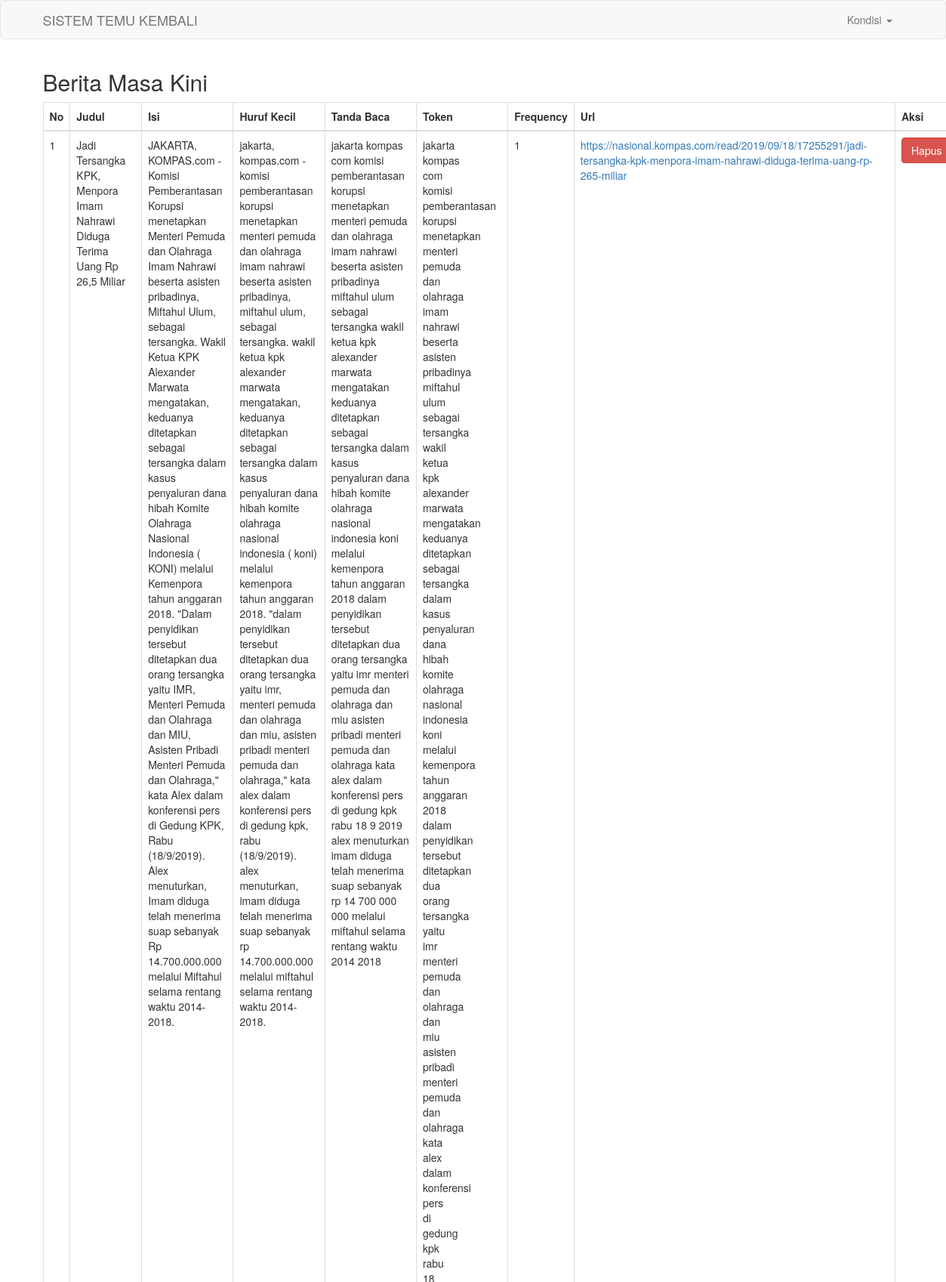
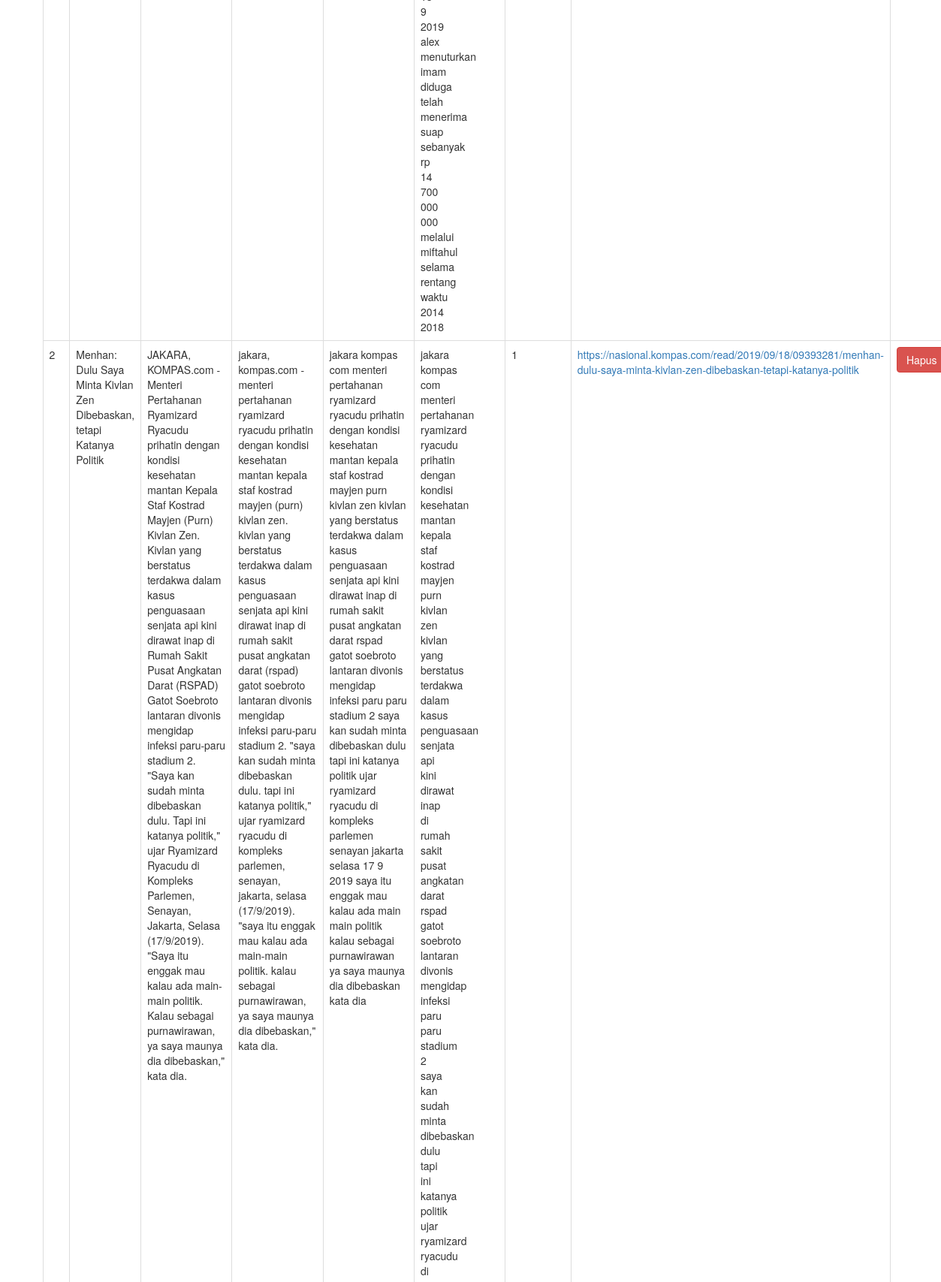
Page /tabel.php (upper part) on the committed database (2 pictures, top to bottom).
### tables this page shows
CREATE TABLE `artikel` (
  `id` int(11) NOT NULL,
  `judul` varchar(100) NOT NULL,
  `isi` text NOT NULL,
  `url` varchar(250) NOT NULL
);

### tabel.php (the view, shortened to what this page needs)
<?php
include 'koneksi.php';
include 'header.php';
?>
<!DOCTYPE html>
<html>
<head>
</head>
<body>
<section class="container">
<h2>Berita Masa Kini</h2>
<table class="table table-bordered">
	<thead>
		<tr>
			<th>No</th>
			<th>Judul</th>
			<th>Isi</th>
            <th>Huruf Kecil</th>
            <th>Tanda Baca</th>
            <th>Token</th>
            <th>Frequency</th>
			<th>Url</th>
			<th>Aksi</th>
		</tr>
	</thead>
	<tbody>
	        <?php $nomor=1; ?>
			<?php $ambil=$koneksi->query("SELECT * from artikel"); ?>
			<?php while ($pecah = $ambil->fetch_assoc()){ ?>
		<tr>
			<td><?php echo $nomor; ?></td>
			<td><?php echo $pecah['judul']; ?></td>
			<td><?php echo $pecah['isi']; ?></td>
            <td><?php echo $kecil = strtolower($pecah['isi']); ?></td>
            <td><?php echo $tanda = preg_replace('/[^a-z\d]+/i', ' ',$kecil); ?></td>
            <?php $token = strtok($tanda, " "); ?>
            <td><?php while($token !== false){
                echo "$token<br>";
                $token = strtok(" ");
            } ?></td>
            <?php $hasil = array_count_values(explode(',', $tanda));  ?>
            <td><?php echo arsort($hasil) ?></td>
			<td>
				<a href="">
				<?php echo $pecah['url']; ?>
				</a>
			</td>
			<td>
				<a href="tabel.php?halaman=hapus&id=<?php echo $pecah['id']; ?>" class="btn btn-danger"> Hapus</a>
			</td>
		</tr>
		<?php $nomor++; ?>
		<?php } ?>
	</tbody>
</table>
</section>
</body>
</html>

### rows in the picture
artikel: judul "Jadi Tersangka KPK, Menpora Imam Nahrawi Diduga Terima Uang Rp 26,5 Miliar", isi "JAKARTA, KOMPAS.com - Komisi Pemberantasan Korupsi menetapkan Menteri Pemuda dan Olahraga Imam Nahrawi beserta asisten pribadinya, Miftahul Ulum, sebagai tersangka. Wakil Ketua KPK Alexander Marwata mengatakan, keduanya ditetapkan sebagai tersangka dalam kasus penyaluran dana hibah Komite Olahraga Nasional Indonesia ( KONI) melalui Kemenpora tahun anggaran 2018. \"Dalam penyidikan tersebut ditetapkan dua orang tersangka yaitu IMR, Menteri Pemuda dan Olahraga dan MIU, Asisten Pribadi Menteri Pemuda dan Olahraga,\" kata Alex dalam konferensi pers di Gedung KPK, Rabu (18/9/2019). Alex menuturkan, Imam diduga telah menerima suap sebanyak Rp 14.700.000.000 melalui Miftahul selama rentang waktu…", isi "jakarta, kompas.com - komisi pemberantasan korupsi menetapkan menteri pemuda dan olahraga imam nahrawi beserta asisten pribadinya, miftahul ulum, sebagai tersangka. wakil ketua kpk alexander marwata mengatakan, keduanya ditetapkan sebagai tersangka dalam kasus penyaluran dana hibah komite olahraga nasional indonesia ( koni) melalui kemenpora tahun anggaran 2018. \"dalam penyidikan tersebut ditetapkan dua orang tersangka yaitu imr, menteri pemuda dan olahraga dan miu, asisten pribadi menteri pemuda dan olahraga,\" kata alex dalam konferensi pers di gedung kpk, rabu (18/9/2019). alex menuturkan, imam diduga telah menerima suap sebanyak rp 14.700.000.000 melalui miftahul selama rentang waktu…", isi "jakarta kompas com komisi pemberantasan korupsi menetapkan menteri pemuda dan olahraga imam nahrawi beserta asisten pribadinya miftahul ulum sebagai tersangka wakil ketua kpk alexander marwata mengatakan keduanya ditetapkan sebagai tersangka dalam kasus penyaluran dana hibah komite olahraga nasional indonesia koni melalui kemenpora tahun anggaran 2018 dalam penyidikan tersebut ditetapkan dua orang tersangka yaitu imr menteri pemuda dan olahraga dan miu asisten pribadi menteri pemuda dan olahraga kata alex dalam konferensi pers di gedung kpk rabu 18 9 2019 alex menuturkan imam diduga telah menerima suap sebanyak rp 14 700 000 000 melalui miftahul selama rentang waktu 2014 2018", isi "jakarta", token "kompas", token "com", token "komisi", token "pemberantasan", token "korupsi", token "menetapkan", token "menteri", token "pemuda", token "dan", token "olahraga", token "imam", token "nahrawi", token "beserta", token "asisten", token "pribadinya", token "miftahul", token "ulum", token "sebagai", token "tersangka", token "wakil", token "ketua", token "kpk", token "alexander", token "marwata", token "mengatakan", token "keduanya", token "ditetapkan", token "dalam", token "kasus", token "penyaluran", token "dana", token "hibah", token "komite", token "nasional", token "indonesia", token "koni", token "melalui", token "kemenpora", token "tahun", token "anggaran", token "2018", token "penyidikan", token "tersebut", token "dua", token "orang", token "yaitu", token "imr", token "miu", token "pribadi", token "kata", token "alex", token "konferensi", token "pers", token "di", token "gedung", token "rabu", token "18", token "9", token "2019", token "menuturkan", token "diduga", token "telah", token "menerima", token "suap", token "sebanyak", token "rp", token "14", token "700", token "000", token "selama", token "rentang", token "waktu", token "2014", url "https://nasional.kompas.com/read/2019/09/18/17255291/jadi-tersangka-kpk-menpora-imam-nahrawi-diduga-terima-uang-rp-265-miliar"
artikel: judul "Menhan: Dulu Saya Minta Kivlan Zen Dibebaskan, tetapi Katanya Politik", isi "JAKARA, KOMPAS.com - Menteri Pertahanan Ryamizard Ryacudu prihatin dengan kondisi kesehatan mantan Kepala Staf Kostrad Mayjen (Purn) Kivlan Zen. Kivlan yang berstatus terdakwa dalam kasus penguasaan senjata api kini dirawat inap di Rumah Sakit Pusat Angkatan Darat (RSPAD) Gatot Soebroto lantaran divonis mengidap infeksi paru-paru stadium 2. \"Saya kan sudah minta dibebaskan dulu. Tapi ini katanya politik,\" ujar Ryamizard Ryacudu di Kompleks Parlemen, Senayan, Jakarta, Selasa (17/9/2019). \"Saya itu enggak mau kalau ada main-main politik. Kalau sebagai purnawirawan, ya saya maunya dia dibebaskan,\" kata dia.", isi "jakara, kompas.com - menteri pertahanan ryamizard ryacudu prihatin dengan kondisi kesehatan mantan kepala staf kostrad mayjen (purn) kivlan zen. kivlan yang berstatus terdakwa dalam kasus penguasaan senjata api kini dirawat inap di rumah sakit pusat angkatan darat (rspad) gatot soebroto lantaran divonis mengidap infeksi paru-paru stadium 2. \"saya kan sudah minta dibebaskan dulu. tapi ini katanya politik,\" ujar ryamizard ryacudu di kompleks parlemen, senayan, jakarta, selasa (17/9/2019). \"saya itu enggak mau kalau ada main-main politik. kalau sebagai purnawirawan, ya saya maunya dia dibebaskan,\" kata dia.", isi "jakara kompas com menteri pertahanan ryamizard ryacudu prihatin dengan kondisi kesehatan mantan kepala staf kostrad mayjen purn kivlan zen kivlan yang berstatus terdakwa dalam kasus penguasaan senjata api kini dirawat inap di rumah sakit pusat angkatan darat rspad gatot soebroto lantaran divonis mengidap infeksi paru paru stadium 2 saya kan sudah minta dibebaskan dulu tapi ini katanya politik ujar ryamizard ryacudu di kompleks parlemen senayan jakarta selasa 17 9 2019 saya itu enggak mau kalau ada main main politik kalau sebagai purnawirawan ya saya maunya dia dibebaskan kata dia", isi "jakara", token "kompas", token "com", token "menteri", token "pertahanan", token "ryamizard", token "ryacudu", token "prihatin", token "dengan", token "kondisi", token "kesehatan", token "mantan", token "kepala", token "staf", token "kostrad", token "mayjen", token "purn", token "kivlan", token "zen", token "yang", token "berstatus", token "terdakwa", token "dalam", token "kasus", token "penguasaan", token "senjata", token "api", token "kini", token "dirawat", token "inap", token "di", token "rumah", token "sakit", token "pusat", token "angkatan", token "darat", token "rspad", token "gatot", token "soebroto", token "lantaran", token "divonis", token "mengidap", token "infeksi", token "paru", token "stadium", token "2", token "saya", token "kan", token "sudah", token "minta", token "dibebaskan", token "dulu", token "tapi", token "ini", token "katanya", token "politik", token "ujar", url "https://nasional.kompas.com/read/2019/09/18/09393281/menhan-dulu-saya-minta-kivlan-zen-dibebaskan-tetapi-katanya-politik"
